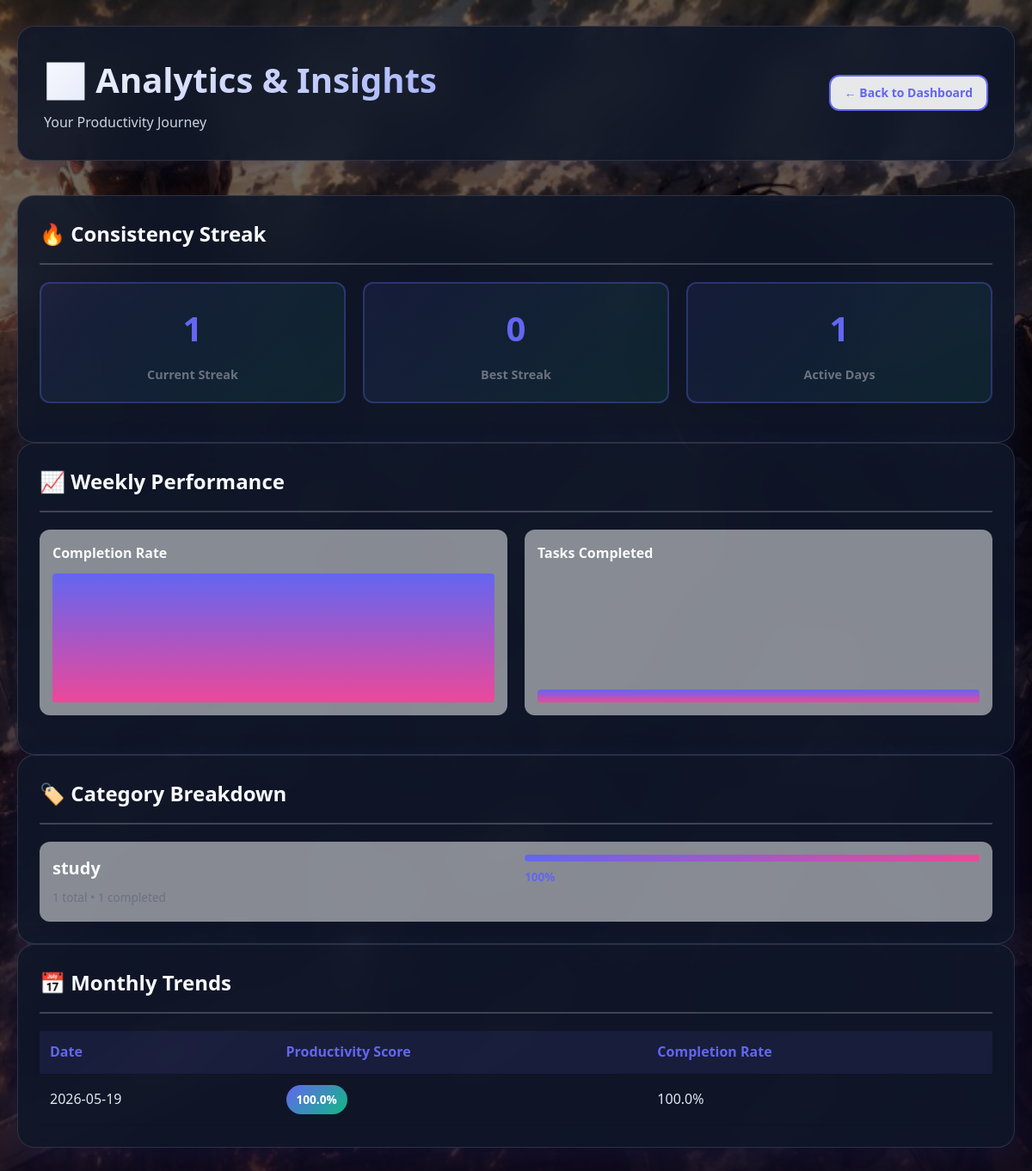
Screenshot of /analytics (signed in) with the database file from the repository.
### tables this page shows
CREATE TABLE user_streaks (

        id INTEGER PRIMARY KEY AUTOINCREMENT,

        user_id INTEGER NOT NULL,

        current_streak INTEGER DEFAULT 0,

        longest_streak INTEGER DEFAULT 0,

        last_activity_date TEXT,

        total_days_active INTEGER DEFAULT 0,
        
        created_at TIMESTAMP DEFAULT CURRENT_TIMESTAMP,

        FOREIGN KEY (user_id) REFERENCES users(id) ON DELETE CASCADE

    );

CREATE TABLE user_statistics (

        id INTEGER PRIMARY KEY AUTOINCREMENT,

        user_id INTEGER NOT NULL,

        date TEXT,

        total_tasks_planned INTEGER DEFAULT 0,

        total_tasks_completed INTEGER DEFAULT 0,

        total_time_spent INTEGER DEFAULT 0,

        productivity_score FLOAT DEFAULT 0,

        completion_rate FLOAT DEFAULT 0,
        
        created_at TIMESTAMP DEFAULT CURRENT_TIMESTAMP,

        FOREIGN KEY (user_id) REFERENCES users(id) ON DELETE CASCADE,
        
        UNIQUE(user_id, date)

    );

CREATE TABLE actual_logs (
        id INTEGER PRIMARY KEY AUTOINCREMENT,
        user_id INTEGER,
        date TEXT,
        activity TEXT,
        actual_start TEXT,
        actual_end TEXT,
        status TEXT,
        notes TEXT
    , category TEXT DEFAULT 'general', efficiency_score INTEGER DEFAULT 0, created_at TEXT, updated_at TEXT, plan_id INTEGER, duration_minutes INTEGER DEFAULT 0);

### app.py (the view)
@app.route("/analytics")
@require_login
def analytics():
    conn = get_db()
    week_ago = (datetime.now() - timedelta(days=7)).strftime("%Y-%m-%d")
    weekly_data = conn.execute(
        """SELECT date, total_tasks_completed, total_tasks_planned, completion_rate
           FROM user_statistics
           WHERE user_id = ? AND date >= ?
           ORDER BY date""",
        (session["user_id"], week_ago)
    ).fetchall()
    month_ago = (datetime.now() - timedelta(days=30)).strftime("%Y-%m-%d")
    monthly_data = conn.execute(
        """SELECT date, productivity_score, completion_rate
           FROM user_statistics
           WHERE user_id = ? AND date >= ?
           ORDER BY date""",
        (session["user_id"], month_ago)
    ).fetchall()
    categories = conn.execute(
        """SELECT category, COUNT(*) as count,
                  SUM(CASE WHEN status='completed' THEN 1 ELSE 0 END) as completed
           FROM actual_logs
           WHERE user_id = ?
           GROUP BY category""",
        (session["user_id"],)
    ).fetchall()
    streak = conn.execute(
        "SELECT * FROM user_streaks WHERE user_id = ?",
        (session["user_id"],)
    ).fetchone()
    conn.close()
    return render_template(
        "analytics.html",
        weekly_data=weekly_data,
        monthly_data=monthly_data,
        categories=categories,
        streak=streak
    )

### app.py (called while the page is built)
def get_db():
    conn = sqlite3.connect(app.config["DATABASE"])
    conn.row_factory = sqlite3.Row
    return conn

def require_login(f):
    @wraps(f)
    def decorated_function(*args, **kwargs):
        if "user_id" not in session:
            return redirect("/login")
        return f(*args, **kwargs)
    return decorated_function

### templates/analytics.html (shortened to what this page needs)
{% extends "base.html" %}
{% block page_class %}page-analytics{% endblock %}
{% block content %}
<div class="dashboard-container">
    <div class="dashboard-header">
        <div class="header-content">
            <h1>📊 Analytics & Insights</h1>
            <p class="today-date">Your Productivity Journey</p>
        </div>
        <div class="header-actions">
            <a href="/dashboard" class="btn btn-small btn-secondary">← Back to Dashboard</a>
        </div>
    </div>
    <div class="section-card">
        <div class="section-header">
            <h2>🔥 Consistency Streak</h2>
        </div>
        {% if streak %}
            <div class="streak-container">
                <div class="streak-stat">
                    <div class="stat-value">{{ streak['current_streak'] }}</div>
                    <div class="stat-label">Current Streak</div>
                </div>
                <div class="streak-stat">
                    <div class="stat-value">{{ streak['longest_streak'] }}</div>
                    <div class="stat-label">Best Streak</div>
                </div>
                <div class="streak-stat">
                    <div class="stat-value">{{ streak['total_days_active'] }}</div>
                    <div class="stat-label">Active Days</div>
                </div>
            </div>
        {% endif %}
    </div>
    <div class="section-card">
        <div class="section-header">
            <h2>📈 Weekly Performance</h2>
        </div>
        {% if weekly_data %}
            <div class="stats-grid">
                <div class="stat-card">
                    <h3>Completion Rate</h3>
                    <div class="stat-chart">
                        {% for item in weekly_data %}
                            <div class="chart-bar" style="height: {{ item['completion_rate'] or 0 }}%;" title="{{ item['date'] }}: {{ item['completion_rate'] or 0 }}%"></div>
                        {% endfor %}
                    </div>
                </div>
                <div class="stat-card">
                    <h3>Tasks Completed</h3>
                    <div class="stat-chart">
                        {% for item in weekly_data %}
                            <div class="chart-bar" style="height: {{ item['total_tasks_completed'] * 10 }}%;" title="{{ item['date'] }}: {{ item['total_tasks_completed'] }} tasks"></div>
                        {% endfor %}
                    </div>
                </div>
            </div>
        {% else %}
            <p style="text-align: center; color: #999;">No weekly data available yet</p>
        {% endif %}
    </div>
    <div class="section-card">
        <div class="section-header">
            <h2>🏷️ Category Breakdown</h2>
        </div>
        {% if categories %}
            <div class="category-list">
                {% for cat in categories %}
                    <div class="category-item">
                        <div class="category-info">
                            <h3>{{ cat['category'] or 'General' }}</h3>
                            <span class="category-count">{{ cat['count'] }} total • {{ cat['completed'] }} completed</span>
                        </div>
                        <div class="category-progress">
                            {% set percentage = (cat['completed'] / cat['count'] * 100) if cat['count'] > 0 else 0 %}
                            <div class="progress-bar">
                                <div class="progress-fill" style="width: {{ percentage }}%"></div>
                            </div>
                            <span class="percentage">{{ "%.0f"|format(percentage) }}%</span>
                        </div>
                    </div>
                {% endfor %}
            </div>
        {% else %}
            <p style="text-align: center; color: #999;">No category data available yet</p>
        {% endif %}
    </div>
    <div class="section-card">
        <div class="section-header">
            <h2>📅 Monthly Trends</h2>
        </div>
        {% if monthly_data %}
            <div class="trend-table">
                <table>
                    <thead>
                        <tr>
                            <th>Date</th>
                            <th>Productivity Score</th>
                            <th>Completion Rate</th>
                        </tr>
                    </thead>
                    <tbody>
                        {% for item in monthly_data %}
                            <tr>
                                <td>{{ item['date'] }}</td>
                                <td>
                                    <div class="score-badge" style="background: linear-gradient(135deg, rgba(99, 102, 241, {{ item['productivity_score'] / 100 }}), rgba(16, 185, 129, {{ item['productivity_score'] / 100 }}));">
                                        {{ "%.1f"|format(item['productivity_score']) }}%
                                    </div>
                                </td>
                                <td>{{ "%.1f"|format(item['completion_rate'] or 0) }}%</td>
                            </tr>
                        {% endfor %}
                    </tbody>
                </table>
            </div>
        {% else %}
            <p style="text-align: center; color: #999;">No monthly data available yet</p>
        {% endif %}
    </div>
</div>
{% endblock %}

### static/style.css (style rules this page uses)
* { margin: 0; padding: 0; box-sizing: border-box; }
:root { --primary: #6366f1; --primary-dark: #4f46e5; --secondary: #ec4899; --success: #10b981; --warning: #f59e0b; --danger: #ef4444; --dark: #1f2937; --light: #f9fafb; --border: #e5e7eb; --text: #374151; --text-light: #6b7280; --glass-light: rgba(255, 255, 255, 0.7); --glass-dark: rgba(30, 30, 60, 0.5); }
body { font-family: 'Segoe UI', Tahoma, Geneva, Verdana, sans-serif; background: #0f172a center / cover no-repeat fixed; color: var(--text); line-height: 1.6; min-height: 100vh; }
body.page-analytics, body.page-goals, body.page-habits, body.page-challenges, body.page-profile, body.page-edit { background-image: linear-gradient(rgba(0, 0, 0, 0.52), rgba(15, 10, 30, 0.78)), url('bg-analytics.png'); }
body[class*="page-"] { background-attachment: fixed; background-size: cover; background-position: center; }
body[class*="page-"] .auth-card, body[class*="page-"] .form-card, body[class*="page-"] .section-card, body[class*="page-"] .dashboard-header { background: rgba(15, 23, 42, 0.88); border-color: rgba(255, 255, 255, 0.12); color: #e2e8f0; }
body[class*="page-"] h1, body[class*="page-"] h2, body[class*="page-"] h3, body[class*="page-"] .section-header h2 { color: #f8fafc; }
body[class*="page-"] p, body[class*="page-"] label, body[class*="page-"] .today-date, body[class*="page-"] .form-header p, body[class*="page-"] .auth-header p { color: #cbd5e1; }
body[class*="page-"] .header-content h1 { background: linear-gradient(135deg, #f8fafc, #a5b4fc); -webkit-background-clip: text; -webkit-text-fill-color: transparent; background-clip: text; }
h1 { font-size: 2.5rem; font-weight: 700; color: var(--dark); margin-bottom: 0.5rem; }
h2 { font-size: 1.75rem; font-weight: 600; color: var(--dark); margin-bottom: 1rem; }
h3 { font-size: 1.25rem; font-weight: 600; color: var(--dark); }
p { color: var(--text); font-size: 1rem; }
.btn { padding: 12px 24px; border: none; border-radius: 12px; font-size: 1rem; font-weight: 600; cursor: pointer; transition: all 0.3s ease; display: inline-block; text-decoration: none; text-align: center; font-family: inherit; }
.btn-secondary { background: rgba(255, 255, 255, 0.9); color: var(--primary); border: 2px solid var(--primary); }
.btn-small { padding: 8px 16px; font-size: 0.875rem; }
.dashboard-container { max-width: 1400px; margin: 0 auto; padding: 30px 20px; min-height: 100vh; }
.dashboard-header { display: flex; justify-content: space-between; align-items: center; margin-bottom: 40px; background: var(--glass-light); backdrop-filter: blur(20px); border: 1px solid rgba(255, 255, 255, 0.3); border-radius: 20px; padding: 30px; box-shadow: 0 8px 32px 0 rgba(31, 38, 135, 0.2); }
.header-content h1 { background: linear-gradient(135deg, white, rgba(255, 255, 255, 0.9)); -webkit-background-clip: text; -webkit-text-fill-color: transparent; background-clip: text; margin-bottom: 5px; }
.today-date { color: rgba(255, 255, 255, 0.8); font-size: 1rem; }
.section-card { background: var(--glass-light); backdrop-filter: blur(20px); border: 1px solid rgba(255, 255, 255, 0.3); border-radius: 20px; padding: 25px; box-shadow: 0 8px 32px 0 rgba(31, 38, 135, 0.2); animation: slideUp 0.5s ease-out; }
.section-header { display: flex; justify-content: space-between; align-items: center; margin-bottom: 20px; padding-bottom: 15px; border-bottom: 2px solid rgba(255, 255, 255, 0.2); }
.section-header h2 { margin: 0; font-size: 1.5rem; color: var(--dark); }
* { transition: background-color 0.2s ease, border-color 0.2s ease; }

### rows the page displays
user_streaks: current_streak "1", longest_streak "0", total_days_active "1"
user_statistics: total_tasks_completed 1 (drawn), date "2026-05-19", productivity_score "100.0", completion_rate "100.0"
actual_logs: cat "study", count "1", completed "1", {{ percentage }} 100.0 (drawn), efficiency_score "100"
